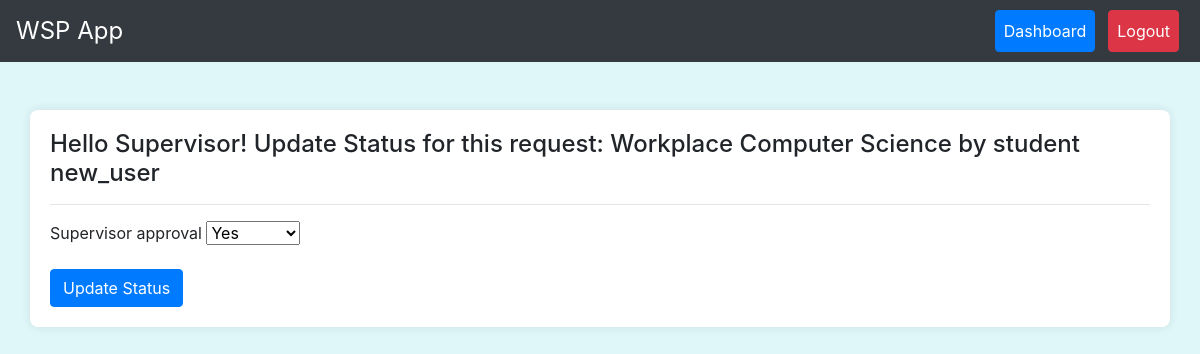
Page /supervisor_approval/4/ (signed in) on the committed database.
### workapp/models.py (models this page shows, shortened)
class StudentApplication(models.Model):
    student = models.ForeignKey(User, on_delete=models.CASCADE, related_name='applications', null=True)
    posting_place = models.ForeignKey(PostingPlace, on_delete=models.CASCADE)
    STATUS_CHOICES = [
        ('pending', 'Pending'),
        ('approved', 'Approved'),
        ('rejected', 'Rejected'),
    ]
    status = models.CharField(max_length=10, choices=STATUS_CHOICES, default='pending')
    supervisor_status = models.CharField(max_length=10, null=True, choices=STATUS_CHOICES, default='pending')
    director_approval = models.BooleanField(default=False)
    supervisor_approval = models.BooleanField(default=False, null=True)
    work_completed = models.BooleanField(default=False, null=True, blank=True)
    payment_status = models.BooleanField(default=False, null=True, blank=True)
    payment_receipt = models.ImageField(upload_to='receipts/', default=default_receipt, null=True, blank=True)
    start_date = models.DateField(null=True, blank=True)
    end_date = models.DateField(null=True, blank=True)
    student_photo = models.ImageField(upload_to='student_photos/', default=default_student_photo, null=True, blank=True)
    hod_recommendation_letter = models.FileField(upload_to='hod_signatures/', default=default_hod_signature, null=True, blank=True)
    room_number = models.CharField(max_length=20, null=True, blank=True)
    cgpa = models.DecimalField(max_digits=4, decimal_places=2, null=True, blank=True)
    year_of_study = models.IntegerField(null=True, blank=True)
    reason_for_desiring_to_work = models.TextField(null=True, blank=True)
    signature = models.FileField(upload_to='signatures/', default=default_signature, null=True, blank=True)
    area_of_interest = models.CharField(max_length=255, null=True, blank=True)
    date_signed = models.DateField(null=True, blank=True)
    class Meta:
        ordering = [Case(
            When(status='pending', then=Value(0)),
            When(status='approved', then=Value(1)),
            When(status='rejected', then=Value(2)),
            output_field=IntegerField(),
        )]

class PostingPlace(models.Model):
    name = models.CharField(max_length=100)
    location = models.CharField(max_length=100, null=True, blank=True, default='School Campus')
    supervisor = models.ForeignKey(User, on_delete=models.SET_NULL, null=True, blank=True)
    def __str__(self):
        return self.name

class User(AbstractUser):
    ROLE_CHOICES = (
        ('student', 'Student'),
        ('director', 'Director'),
        ('supervisor', 'Supervisor'),
    )
    role = models.CharField(max_length=10, choices=ROLE_CHOICES)
    username = models.CharField(max_length=20, null=True, blank=True, unique=False, default='new_user')
    matric_number = models.CharField(max_length=20, null=True, blank=True, unique=True)
    staff_id = models.CharField(max_length=10, null=True, blank=True, unique=True)
    email = models.EmailField(null=True, blank=False, unique=True)
    department = models.CharField(max_length=100, null=True, blank=False)
    course_of_study = models.CharField(max_length=100, null=True, blank=False)
    faculty = models.CharField(max_length=100, null=True, blank=True, default='Science')
    specialization = models.CharField(max_length=100, null=True, blank=True)
    first_name = models.CharField(max_length=100)
    last_name = models.CharField(max_length=100)
    phone_number = models.CharField(max_length=12, null=True, blank=True, default='08012345678')
    contact_address = models.TextField(null=True, blank=True, default='Ogun State')
    date_of_birth = models.DateField(null=True, blank=True)
    GENDER_CHOICES = [
        ('M', 'Male'),
        ('F', 'Female')
    ]
    gender = models.CharField(max_length=1, choices=GENDER_CHOICES, null=True, blank=True)
    registration_date = models.DateField(default=date.today)
    def __str__(self):
        return f'{self.first_name} {self.last_name}'
    class Meta:
        ordering = ['-registration_date']

### workapp/views.py (the view)
# urls.py: path('supervisor_approval/<int:application_id>/', views.update_application_status_by_supervisor, name='supervisor_approval'),
@login_required
def update_application_status_by_supervisor(request, application_id):
    application = get_object_or_404(StudentApplication, id=application_id)
    if request.method == 'POST':
        form = StudentApplicationForm3(request.POST, instance=application)
        if form.is_valid():
            form.save()
            return redirect('dashboard')
    else:
        form = StudentApplicationForm3(instance=application)
    return render(request, 'update_application_status_by_supervisor.html', {'form': form, 'application': application})

### workapp/forms.py
class StudentApplicationForm3(forms.ModelForm):
    class Meta:
        model = StudentApplication
        fields = ['supervisor_approval']

### workapp/templates/update_application_status_by_supervisor.html (shortened to what this page needs)
{% extends 'base.html' %}
{% load crispy_forms_tags %}
{% block content %}
    <h4>Hello Supervisor! Update Status for this request: Workplace {{ application.posting_place }} by student {{ application.student.username }}</h4> <hr>
    <form method="post">
        {{ form|crispy }}
        <button type="submit" class="btn btn-primary">Update Status</button>
    </form>
{% endblock %}

### workapp/templates/base.html (style rules this page uses)
body { background-color: #e0f7fa; }

### rows in the picture
StudentApplication: posting_place "Computer Science", student.username "new_user", supervisor_approval "Yes"
